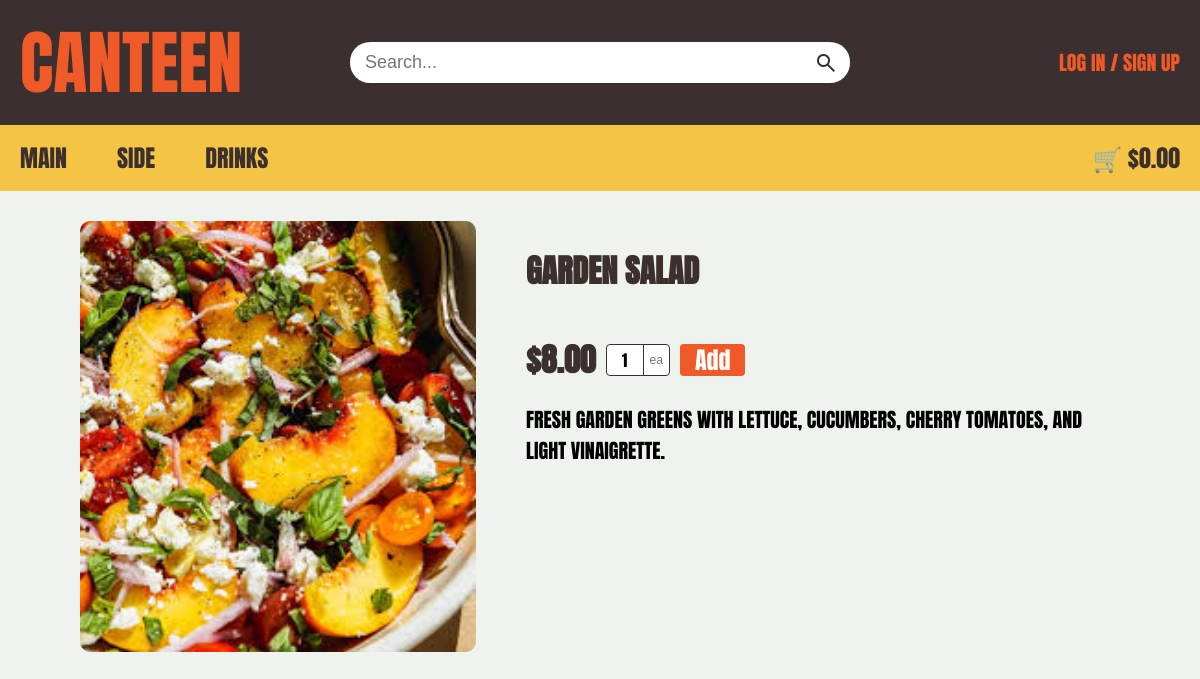
The page /102 on the database its author committed.
### tables this page shows
CREATE TABLE Menu (item_ID INTEGER PRIMARY KEY NOT NULL UNIQUE, item_name TEXT, item_type TEXT, is_available INTEGER, price NUMERIC (10, 2), item_photo TEXT, item_description TEXT);

### app.py (the view)
@app.route('/<int:item_id>')
def item(item_id):
    db = get_db()
    db.row_factory = sqlite3.Row
    cursor = db.cursor()
    sql = """SELECT item_name,
            item_ID,
            item_type,
            price,
            is_available,
            item_photo,
            item_description
          FROM Menu WHERE is_available = 1 AND item_ID = ?;"""
    cursor.execute(sql, (item_id,))
    result = cursor.fetchone()
    cursor.close()
    return render_template("item_display.html", item=result, total=get_trolley_total())

### app.py (called while the page is built, shortened)
def get_db():
    db = getattr(g, '_database', None)
    if db is None:
        db = g._database = sqlite3.connect(DATABASE)
    return db

@app.teardown_appcontext
def close_connection(_exception):
    db = getattr(g, '_database', None)
    if db is not None:
        db.close()

def get_trolley_total():
    if 'user_id' not in session:
        return 0.0

### templates/item_display.html (shortened to what this page needs)
<!DOCTYPE html>
<html lang="en">
  <head>
    <link rel="stylesheet" href="{{ url_for('static', filename='style.css') }}">
    <link rel="stylesheet" href="{{ url_for('static', filename='item_display.css') }}">
  </head>
  <body>
    <header>
      <div class="top-bar">
        <div class="container top-bar-content">
          <div class="top-left">
            <a href="{{ url_for('home') }}">CANTEEN</a>
          </div>
          <form class="search-container" method="GET" action="{{ url_for('search') }}">
            <input type="text" placeholder="Search..." name="query" autocomplete="off">
            <button type="submit" class="search-btn">
              <span class="material-symbols-outlined">search</span>
            </button>
          </form>
          {% if session.get('user_id') %}
            <a class="top-right" onclick="OpenAccountmanage();return false;" id="accountpopup" href="#">
              Hi {{ session['first_name'] }}!
            </a>
            <div id="popup" class="popup">
              <div class="popup-content">
                <a href="{{ url_for('order_history') }}">Order History</a>
                <a href="{{ url_for('logout') }}">Logout</a>
              </div>
            </div>
          {% else %}
            <div class="top-right">
              <p><a href="{{ url_for('user_login') }}">Log in</a> / <a href="{{ url_for('signup') }}">Sign up</a></p>
            </div>
          {% endif %}
        </div>
      </div>
      <nav class="bottom-nav">
        <div class="container nav-content">
          <div class="nav-links">
            <a href="{{ url_for('category', item_type='Main') }}">Main</a>
            <a href="{{ url_for('category', item_type='Side') }}">Side</a>
            <a href="{{ url_for('category', item_type='Drink') }}">Drinks</a>
          </div>
          <div class="cart">
            <a href="{{ url_for('trolley') }}" id="cart-total-link">🛒 ${{ "%.2f"|format(total) }}</a>
          </div>
        </div>
      </nav>
    </header>
    <div class="bodyArrangement">
      <img src="{{ url_for('static', filename='images/' + item.item_photo) }}" alt="{{ item.item_name }}">
      <div class="price_and_information">
        <h1>{{ item.item_name }}</h1>
        <div class="price_quantity">
          <span class="price">${{ "%.2f"|format(item.price) }}</span>
          {% if item.is_available %}
            <div class="qty-container">
              <input type="number"
                id="qty-{{ item.item_ID }}"
                class="qty-input"
                value="1"
                min="1"
                max="10"
                step="1"
                onkeydown="return event.key !== 'e' && event.key !== 'E' && event.key !== '-' && event.key !== '+' && event.key !== '.'"
              >
              <span class="qty-unit">ea</span>
            </div>
            <button type="button"
                    data-item-id="{{ item.item_ID }}"
                    data-item-amount="qty-{{ item.item_ID }}"
                    onclick="addItemToTrolley(this.dataset.itemId, document.getElementById(this.dataset.itemAmount).value)"
                    class="add-btn">
              Add
            </button>
          {% else %}
            <span class="out-of-stock">Out of Stock</span>
          {% endif %}
        </div>
        <div class="itemDescription">
          <p>
            {{ item.item_description }}
          </p>
        </div>
      </div>
    </div>
  </body>
</html>

### static/style.css (style rules this page uses)
* { margin: 0; padding: 0; box-sizing: border-box; }
body { margin: 0; padding: 0; overflow-x: hidden; background-color: #f7f7f7; font-family: "Anton", sans-serif; text-transform: uppercase; }
.container { width: 100%; max-width: 1400px; margin-left: auto; margin-right: auto; padding-left: 20px; padding-right: 20px; }
.top-bar { background: #3b2f2f; width: 100%; padding: 10px 0; }
.top-bar-content { display: flex; justify-content: space-between; align-items: center; }
.top-left, .top-right { flex: 1; }
.top-left a { color: #f05a28; font-size: 70px; text-decoration: none; display: flex; }
.top-right { display: flex; justify-content: flex-end; align-items: center; color: #f05a28; font-size: 20px; }
.top-right a { color: #f05a28; font-size: 20px; text-decoration: none; }
.search-container { display: flex; align-items: center; flex-grow: 1; max-width: 500px; background: #ffffff; border-radius: 20px; overflow: hidden; margin: 0 20px; }
.search-container input { flex-grow: 1; border: none; padding: 10px 15px; outline: none; font-size: 18px; background: transparent; text-transform: none; -webkit-appearance: none; appearance: none; }
.search-btn { background: transparent; border: none; height: 100%; padding: 0 0 0 8px; display: flex; align-items: center; justify-content: center; cursor: pointer; outline: none; }
.material-symbols-outlined { margin: 0 12px 0 0; font-size: 24px !important; color: #3b2f2f; cursor: pointer; }
.bottom-nav { background-color: #f6c445; width: 100%; transition: top 0.3s; }
.nav-content { display: flex; justify-content: space-between; align-items: center; }
.nav-links { display: flex; gap: 10px; }
.nav-links a:first-child { padding-left: 0; }
.bottom-nav a { text-decoration: none; color: #3b2f2f; padding: 15px 20px; font-weight: 400; display: inline-block; font-size: 24px; }
.cart a { margin-left: auto; padding: 12px 0px 12px 20px; }
h1 { font-weight: 700; font-style: normal; text-align: left; margin: 25px 0 20px 0; color: #3b2f2f; }
.price { color: #3b2f2f; font-weight: bold; font-size: 23px; }
.qty-container { display: inline-flex; align-items: center; border: 1.5px solid #3b2f2f; border-radius: 4px; overflow: hidden; background-color: #fff; height: 32px; }
.qty-input { width: 36px; height: 100%; border: none; text-align: center; font-family: 'Anton', sans-serif; font-size: 16px; outline: none; background: transparent; }
.qty-input[type=number] { -webkit-appearance: textfield; -moz-appearance: textfield; appearance: textfield; }
.qty-unit { padding: 0 6px; border-left: 1.5px solid #3b2f2f; color: #777; font-size: 12px; font-family: sans-serif; text-transform: lowercase; user-select: none; display: flex; align-items: center; height: 100%; }
.add-btn { background-color: #f05a28; color: white; border: none; padding: 6px 12px; height: 32px; border-radius: 4px; cursor: pointer; font-family: 'Anton', sans-serif; font-size: 16px; display: flex; align-items: center; justify-content: center; }

### static/item_display.css (style rules this page uses)
body { margin: 0; padding: 0; overflow-x: hidden; background-color: #eef4ed; }
.bodyArrangement { padding: 30px 0px; margin: 0px 80px; display: flex; gap: 50px; }
img { flex: 2; height: auto; max-width: 500px; align-self: flex-start; border-radius: 10px; }
.price_and_information { flex: 3; display: flex; flex-direction: column; gap: 20px; }
.price_quantity { display: flex; align-items: center; gap: 10px; }
.price { font-size: 32px; }
.add-btn { font-size: 24px; padding: 5px 15px; }
p { font-size: 20px; }

### rows shown on the page
Menu: item_photo (picture), item_name "GARDEN SALAD", price "8.00", item_description "FRESH GARDEN GREENS WITH LETTUCE, CUCUMBERS, CHERRY TOMATOES, AND LIGHT VINAIGRETTE."

### other values the page prints
{{ "%.2f"|format(total) }} "0.00"
